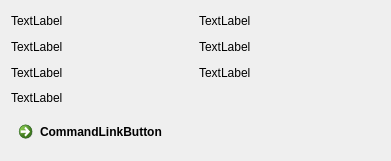
  <widget class="QWidget" name="gridLayoutWidget">
   <property name="geometry">
    <rect>
     <x>560</x>
     <y>180</y>
     <width>391</width>
     <height>161</height>
    </rect>
   </property>
   <layout class="QGridLayout" name="gridLayout_8">
    <item row="4" column="0" colspan="2">
     <widget class="QLabel" name="label_225">
      <property name="text">
       <string>TextLabel</string>
      </property>
     </widget>
    </item>
    <item row="0" column="0">
     <widget class="QLabel" name="label_8">
      <property name="text">
       <string>TextLabel</string>
      </property>
     </widget>
    </item>
    <item row="1" column="0">
     <widget class="QLabel" name="label_11">
      <property name="text">
       <string>TextLabel</string>
      </property>
     </widget>
    </item>
    <item row="0" column="1">
     <widget class="QLabel" name="label_10">
      <property name="text">
       <string>TextLabel</string>
      </property>
     </widget>
    </item>
    <item row="1" column="1">
     <widget class="QLabel" name="label_13">
      <property name="text">
       <string>TextLabel</string>
      </property>
     </widget>
    </item>
    <item row="2" column="0">
     <widget class="QLabel" name="label_25">
      <property name="text">
       <string>TextLabel</string>
      </property>
     </widget>
    </item>
    <item row="2" column="1">
     <widget class="QLabel" name="label_224">
      <property name="text">
       <string>TextLabel</string>
      </property>
     </widget>
    </item>
    <item row="5" column="0" colspan="2">
     <widget class="QCommandLinkButton" name="commandLinkButton">
      <property name="text">
       <string>CommandLinkButton</string>
      </property>
     </widget>
    </item>
   </layout>
  </widget>
